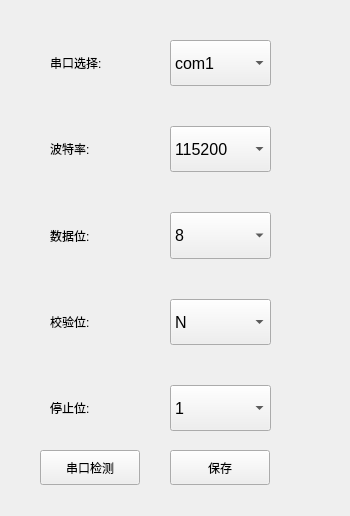
<?xml version="1.0" encoding="UTF-8"?>
<ui version="4.0">
 <class>SERIAL</class>
 <widget class="QWidget" name="SERIAL">
  <property name="geometry">
   <rect>
    <x>0</x>
    <y>0</y>
    <width>350</width>
    <height>516</height>
   </rect>
  </property>
  <property name="sizePolicy">
   <sizepolicy hsizetype="Preferred" vsizetype="Maximum">
    <horstretch>0</horstretch>
    <verstretch>0</verstretch>
   </sizepolicy>
  </property>
  <property name="windowTitle">
   <string>config_serial</string>
  </property>
  <widget class="QPushButton" name="save_serial">
   <property name="geometry">
    <rect>
     <x>170</x>
     <y>450</y>
     <width>100</width>
     <height>35</height>
    </rect>
   </property>
   <property name="text">
    <string>保存</string>
   </property>
  </widget>
  <widget class="QWidget" name="verticalLayoutWidget">
   <property name="geometry">
    <rect>
     <x>50</x>
     <y>40</y>
     <width>71</width>
     <height>391</height>
    </rect>
   </property>
   <layout class="QVBoxLayout" name="verticalLayout">
    <property name="spacing">
     <number>40</number>
    </property>
    <item>
     <widget class="QLabel" name="label_2">
      <property name="text">
       <string>串口选择:</string>
      </property>
     </widget>
    </item>
    <item>
     <widget class="QLabel" name="label_3">
      <property name="text">
       <string>波特率:</string>
      </property>
     </widget>
    </item>
    <item>
     <widget class="QLabel" name="label_4">
      <property name="text">
       <string>数据位:</string>
      </property>
     </widget>
    </item>
    <item>
     <widget class="QLabel" name="label_5">
      <property name="text">
       <string>校验位:</string>
      </property>
     </widget>
    </item>
    <item>
     <widget class="QLabel" name="label_6">
      <property name="text">
       <string>停止位:</string>
      </property>
     </widget>
    </item>
   </layout>
  </widget>
  <widget class="QWidget" name="verticalLayoutWidget_2">
   <property name="geometry">
    <rect>
     <x>170</x>
     <y>40</y>
     <width>101</width>
     <height>391</height>
    </rect>
   </property>
   <layout class="QVBoxLayout" name="verticalLayout_2" stretch="0,0,0,0,0">
    <property name="spacing">
     <number>40</number>
    </property>
    <property name="leftMargin">
     <number>0</number>
    </property>
    <item>
     <widget class="QComboBox" name="serial_select">
      <property name="sizePolicy">
       <sizepolicy hsizetype="Preferred" vsizetype="Preferred">
        <horstretch>0</horstretch>
        <verstretch>0</verstretch>
       </sizepolicy>
      </property>
      <property name="font">
       <font>
        <pointsize>12</pointsize>
       </font>
      </property>
      <item>
       <property name="text">
        <string>com1</string>
       </property>
      </item>
      <item>
       <property name="text">
        <string>com2</string>
       </property>
      </item>
      <item>
       <property name="text">
        <string>com3</string>
       </property>
      </item>
     </widget>
    </item>
    <item>
     <widget class="QComboBox" name="serial_baudrate">
      <property name="sizePolicy">
       <sizepolicy hsizetype="Preferred" vsizetype="Preferred">
        <horstretch>0</horstretch>
        <verstretch>0</verstretch>
       </sizepolicy>
      </property>
      <property name="font">
       <font>
        <pointsize>12</pointsize>
       </font>
      </property>
      <item>
       <property name="text">
        <string>115200</string>
       </property>
      </item>
      <item>
       <property name="text">
        <string>9600</string>
       </property>
      </item>
      <item>
       <property name="text">
        <string>19200</string>
       </property>
      </item>
      <item>
       <property name="text">
        <string>57600</string>
       </property>
      </item>
     </widget>
    </item>
    <item>
     <widget class="QComboBox" name="serial_databits">
      <property name="sizePolicy">
       <sizepolicy hsizetype="Preferred" vsizetype="Preferred">
        <horstretch>0</horstretch>
        <verstretch>0</verstretch>
       </sizepolicy>
      </property>
      <property name="font">
       <font>
        <pointsize>12</pointsize>
       </font>
      </property>
      <item>
       <property name="text">
        <string>8</string>
       </property>
      </item>
      <item>
       <property name="text">
        <string>9</string>
       </property>
      </item>
      <item>
       <property name="text">
        <string>10</string>
       </property>
      </item>
     </widget>
    </item>
    <item>
     <widget class="QComboBox" name="serial_parity">
      <property name="sizePolicy">
       <sizepolicy hsizetype="Preferred" vsizetype="Preferred">
        <horstretch>0</horstretch>
        <verstretch>0</verstretch>
       </sizepolicy>
      </property>
      <property name="font">
       <font>
        <pointsize>12</pointsize>
       </font>
      </property>
      <item>
       <property name="text">
        <string>N</string>
       </property>
      </item>
     </widget>
    </item>
    <item>
     <widget class="QComboBox" name="serial_stopbits">
      <property name="sizePolicy">
       <sizepolicy hsizetype="Preferred" vsizetype="Preferred">
        <horstretch>0</horstretch>
        <verstretch>0</verstretch>
       </sizepolicy>
      </property>
      <property name="font">
       <font>
        <pointsize>12</pointsize>
       </font>
      </property>
      <item>
       <property name="text">
        <string>1</string>
       </property>
      </item>
     </widget>
    </item>
   </layout>
  </widget>
  <widget class="QPushButton" name="serial_detect">
   <property name="geometry">
    <rect>
     <x>40</x>
     <y>450</y>
     <width>100</width>
     <height>35</height>
    </rect>
   </property>
   <property name="sizePolicy">
    <sizepolicy hsizetype="Preferred" vsizetype="Preferred">
     <horstretch>0</horstretch>
     <verstretch>0</verstretch>
    </sizepolicy>
   </property>
   <property name="text">
    <string>串口检测</string>
   </property>
  </widget>
 </widget>
 <resources/>
 <connections>
  <connection>
   <sender>serial_detect</sender>
   <signal>clicked()</signal>
   <receiver>SERIAL</receiver>
   <slot>detect_serial_fun()</slot>
   <hints>
    <hint type="sourcelabel">
     <x>83</x>
     <y>458</y>
    </hint>
    <hint type="destinationlabel">
     <x>13</x>
     <y>336</y>
    </hint>
   </hints>
  </connection>
  <connection>
   <sender>save_serial</sender>
   <signal>clicked()</signal>
   <receiver>SERIAL</receiver>
   <slot>config_ok()</slot>
   <hints>
    <hint type="sourcelabel">
     <x>234</x>
     <y>471</y>
    </hint>
    <hint type="destinationlabel">
     <x>319</x>
     <y>448</y>
    </hint>
   </hints>
  </connection>
 </connections>
 <slots>
  <slot>detect_serial_fun()</slot>
  <slot>config_ok()</slot>
 </slots>
</ui>
